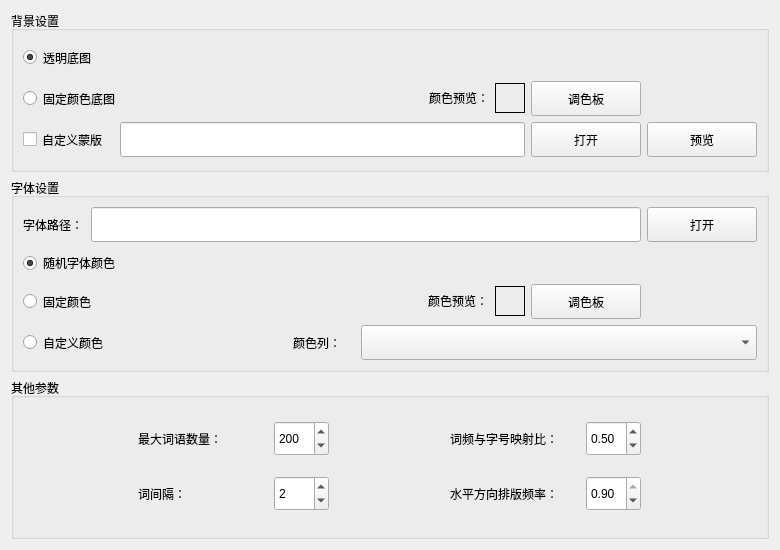
<?xml version="1.0" encoding="UTF-8"?>
<ui version="4.0">
 <class>Form</class>
 <widget class="QWidget" name="Form">
  <property name="geometry">
   <rect>
    <x>0</x>
    <y>0</y>
    <width>780</width>
    <height>550</height>
   </rect>
  </property>
  <property name="minimumSize">
   <size>
    <width>780</width>
    <height>550</height>
   </size>
  </property>
  <property name="maximumSize">
   <size>
    <width>780</width>
    <height>550</height>
   </size>
  </property>
  <property name="windowTitle">
   <string>Text Tools - 词云图高级设置</string>
  </property>
  <property name="windowIcon">
   <iconset>
    <normaloff>src/img/QIcon.png</normaloff>src/img/QIcon.png</iconset>
  </property>
  <layout class="QGridLayout" name="gridLayout_4">
   <item row="1" column="0">
    <widget class="QGroupBox" name="groupBox_2">
     <property name="title">
      <string>字体设置</string>
     </property>
     <layout class="QGridLayout" name="gridLayout_2">
      <item row="3" column="5" colspan="5">
       <widget class="QComboBox" name="comboBox_colourColumn">
        <property name="minimumSize">
         <size>
          <width>0</width>
          <height>35</height>
         </size>
        </property>
        <property name="maximumSize">
         <size>
          <width>16777215</width>
          <height>35</height>
         </size>
        </property>
       </widget>
      </item>
      <item row="0" column="0">
       <widget class="QLabel" name="label_4">
        <property name="minimumSize">
         <size>
          <width>0</width>
          <height>35</height>
         </size>
        </property>
        <property name="maximumSize">
         <size>
          <width>16777215</width>
          <height>35</height>
         </size>
        </property>
        <property name="text">
         <string>字体路径：</string>
        </property>
       </widget>
      </item>
      <item row="0" column="9">
       <widget class="QPushButton" name="pushButton_fontOpen">
        <property name="minimumSize">
         <size>
          <width>110</width>
          <height>35</height>
         </size>
        </property>
        <property name="maximumSize">
         <size>
          <width>110</width>
          <height>35</height>
         </size>
        </property>
        <property name="text">
         <string>打开</string>
        </property>
        <property name="icon">
         <iconset>
          <normaloff>src/img/Open.png</normaloff>src/img/Open.png</iconset>
        </property>
       </widget>
      </item>
      <item row="2" column="3" colspan="3">
       <spacer name="horizontalSpacer_5">
        <property name="orientation">
         <enum>Qt::Horizontal</enum>
        </property>
        <property name="sizeHint" stdset="0">
         <size>
          <width>178</width>
          <height>20</height>
         </size>
        </property>
       </spacer>
      </item>
      <item row="3" column="2" colspan="2">
       <spacer name="horizontalSpacer_3">
        <property name="orientation">
         <enum>Qt::Horizontal</enum>
        </property>
        <property name="sizeHint" stdset="0">
         <size>
          <width>73</width>
          <height>20</height>
         </size>
        </property>
       </spacer>
      </item>
      <item row="1" column="0" colspan="3">
       <widget class="QRadioButton" name="radioButton_randomFontColour">
        <property name="minimumSize">
         <size>
          <width>0</width>
          <height>30</height>
         </size>
        </property>
        <property name="maximumSize">
         <size>
          <width>16777215</width>
          <height>30</height>
         </size>
        </property>
        <property name="text">
         <string>随机字体颜色</string>
        </property>
        <property name="checked">
         <bool>true</bool>
        </property>
       </widget>
      </item>
      <item row="2" column="6">
       <widget class="QLabel" name="label_2">
        <property name="minimumSize">
         <size>
          <width>0</width>
          <height>30</height>
         </size>
        </property>
        <property name="maximumSize">
         <size>
          <width>16777215</width>
          <height>30</height>
         </size>
        </property>
        <property name="text">
         <string>颜色预览：</string>
        </property>
       </widget>
      </item>
      <item row="2" column="0" colspan="2">
       <widget class="QRadioButton" name="radioButton_setFontColour">
        <property name="minimumSize">
         <size>
          <width>0</width>
          <height>35</height>
         </size>
        </property>
        <property name="maximumSize">
         <size>
          <width>16777215</width>
          <height>35</height>
         </size>
        </property>
        <property name="text">
         <string>固定颜色</string>
        </property>
       </widget>
      </item>
      <item row="3" column="0" colspan="2">
       <widget class="QRadioButton" name="radioButton_setUserFontColour">
        <property name="minimumSize">
         <size>
          <width>130</width>
          <height>35</height>
         </size>
        </property>
        <property name="maximumSize">
         <size>
          <width>130</width>
          <height>35</height>
         </size>
        </property>
        <property name="text">
         <string>自定义颜色</string>
        </property>
       </widget>
      </item>
      <item row="0" column="1" colspan="8">
       <widget class="QLineEdit" name="lineEdit_fontPath">
        <property name="minimumSize">
         <size>
          <width>0</width>
          <height>35</height>
         </size>
        </property>
        <property name="maximumSize">
         <size>
          <width>16777215</width>
          <height>35</height>
         </size>
        </property>
       </widget>
      </item>
      <item row="2" column="8">
       <widget class="QPushButton" name="pushButton_selectFontColour">
        <property name="minimumSize">
         <size>
          <width>110</width>
          <height>35</height>
         </size>
        </property>
        <property name="maximumSize">
         <size>
          <width>110</width>
          <height>35</height>
         </size>
        </property>
        <property name="text">
         <string>调色板</string>
        </property>
        <property name="icon">
         <iconset>
          <normaloff>src/img/Brush.png</normaloff>src/img/Brush.png</iconset>
        </property>
       </widget>
      </item>
      <item row="3" column="4">
       <widget class="QLabel" name="label_3">
        <property name="minimumSize">
         <size>
          <width>0</width>
          <height>35</height>
         </size>
        </property>
        <property name="maximumSize">
         <size>
          <width>16777215</width>
          <height>35</height>
         </size>
        </property>
        <property name="text">
         <string>颜色列：</string>
        </property>
       </widget>
      </item>
      <item row="2" column="7">
       <widget class="QLabel" name="label_fontColour">
        <property name="minimumSize">
         <size>
          <width>30</width>
          <height>30</height>
         </size>
        </property>
        <property name="maximumSize">
         <size>
          <width>30</width>
          <height>30</height>
         </size>
        </property>
        <property name="frameShape">
         <enum>QFrame::Box</enum>
        </property>
        <property name="text">
         <string/>
        </property>
       </widget>
      </item>
     </layout>
    </widget>
   </item>
   <item row="0" column="0">
    <widget class="QGroupBox" name="groupBox">
     <property name="title">
      <string>背景设置</string>
     </property>
     <layout class="QGridLayout" name="gridLayout">
      <item row="1" column="5">
       <widget class="QLabel" name="label_1">
        <property name="minimumSize">
         <size>
          <width>0</width>
          <height>30</height>
         </size>
        </property>
        <property name="maximumSize">
         <size>
          <width>16777215</width>
          <height>30</height>
         </size>
        </property>
        <property name="text">
         <string>颜色预览：</string>
        </property>
       </widget>
      </item>
      <item row="2" column="8">
       <widget class="QPushButton" name="pushButton_backgroundShow">
        <property name="minimumSize">
         <size>
          <width>110</width>
          <height>35</height>
         </size>
        </property>
        <property name="maximumSize">
         <size>
          <width>110</width>
          <height>35</height>
         </size>
        </property>
        <property name="text">
         <string>预览</string>
        </property>
        <property name="icon">
         <iconset>
          <normaloff>src/img/Preview.png</normaloff>src/img/Preview.png</iconset>
        </property>
       </widget>
      </item>
      <item row="2" column="7">
       <widget class="QPushButton" name="pushButton_backgroundOpen">
        <property name="minimumSize">
         <size>
          <width>110</width>
          <height>35</height>
         </size>
        </property>
        <property name="maximumSize">
         <size>
          <width>110</width>
          <height>35</height>
         </size>
        </property>
        <property name="text">
         <string>打开</string>
        </property>
        <property name="icon">
         <iconset>
          <normaloff>src/img/Open.png</normaloff>src/img/Open.png</iconset>
        </property>
       </widget>
      </item>
      <item row="0" column="2" colspan="7">
       <spacer name="horizontalSpacer">
        <property name="orientation">
         <enum>Qt::Horizontal</enum>
        </property>
        <property name="sizeHint" stdset="0">
         <size>
          <width>609</width>
          <height>20</height>
         </size>
        </property>
       </spacer>
      </item>
      <item row="1" column="7">
       <widget class="QPushButton" name="pushButton_selectBackgroundColour">
        <property name="minimumSize">
         <size>
          <width>110</width>
          <height>35</height>
         </size>
        </property>
        <property name="maximumSize">
         <size>
          <width>110</width>
          <height>35</height>
         </size>
        </property>
        <property name="statusTip">
         <string>调色板</string>
        </property>
        <property name="whatsThis">
         <string>调色板</string>
        </property>
        <property name="accessibleName">
         <string/>
        </property>
        <property name="text">
         <string>调色板</string>
        </property>
        <property name="icon">
         <iconset>
          <normaloff>src/img/Brush.png</normaloff>src/img/Brush.png</iconset>
        </property>
       </widget>
      </item>
      <item row="1" column="1" colspan="3">
       <widget class="QRadioButton" name="radioButton_setBackgroundColour">
        <property name="minimumSize">
         <size>
          <width>0</width>
          <height>35</height>
         </size>
        </property>
        <property name="maximumSize">
         <size>
          <width>16777215</width>
          <height>35</height>
         </size>
        </property>
        <property name="text">
         <string>固定颜色底图</string>
        </property>
       </widget>
      </item>
      <item row="1" column="4">
       <spacer name="horizontalSpacer_2">
        <property name="orientation">
         <enum>Qt::Horizontal</enum>
        </property>
        <property name="sizeHint" stdset="0">
         <size>
          <width>40</width>
          <height>20</height>
         </size>
        </property>
       </spacer>
      </item>
      <item row="1" column="6">
       <widget class="QLabel" name="label_backgroundColour">
        <property name="minimumSize">
         <size>
          <width>30</width>
          <height>30</height>
         </size>
        </property>
        <property name="maximumSize">
         <size>
          <width>30</width>
          <height>30</height>
         </size>
        </property>
        <property name="frameShape">
         <enum>QFrame::Box</enum>
        </property>
        <property name="text">
         <string/>
        </property>
       </widget>
      </item>
      <item row="0" column="1">
       <widget class="QRadioButton" name="radioButton_noBackground">
        <property name="minimumSize">
         <size>
          <width>0</width>
          <height>35</height>
         </size>
        </property>
        <property name="maximumSize">
         <size>
          <width>16777215</width>
          <height>35</height>
         </size>
        </property>
        <property name="text">
         <string>透明底图</string>
        </property>
        <property name="checked">
         <bool>true</bool>
        </property>
       </widget>
      </item>
      <item row="2" column="3" colspan="4">
       <widget class="QLineEdit" name="lineEdit_backgroundPath">
        <property name="minimumSize">
         <size>
          <width>0</width>
          <height>35</height>
         </size>
        </property>
        <property name="maximumSize">
         <size>
          <width>16777215</width>
          <height>35</height>
         </size>
        </property>
       </widget>
      </item>
      <item row="2" column="1">
       <widget class="QCheckBox" name="checkBox_userBackground">
        <property name="minimumSize">
         <size>
          <width>0</width>
          <height>35</height>
         </size>
        </property>
        <property name="maximumSize">
         <size>
          <width>16777215</width>
          <height>35</height>
         </size>
        </property>
        <property name="text">
         <string>自定义蒙版</string>
        </property>
       </widget>
      </item>
     </layout>
    </widget>
   </item>
   <item row="2" column="0">
    <widget class="QGroupBox" name="groupBox_3">
     <property name="title">
      <string>其他参数</string>
     </property>
     <layout class="QGridLayout" name="gridLayout_3" columnstretch="1,1,1">
      <item row="0" column="2">
       <layout class="QHBoxLayout" name="horizontalLayout_6"/>
      </item>
      <item row="1" column="1">
       <layout class="QHBoxLayout" name="horizontalLayout_4">
        <item>
         <widget class="QLabel" name="label_8">
          <property name="minimumSize">
           <size>
            <width>130</width>
            <height>35</height>
           </size>
          </property>
          <property name="maximumSize">
           <size>
            <width>130</width>
            <height>35</height>
           </size>
          </property>
          <property name="text">
           <string>水平方向排版频率：</string>
          </property>
         </widget>
        </item>
        <item>
         <widget class="QDoubleSpinBox" name="doubleSpinBox_prefer_horizontal_wordCloud">
          <property name="minimumSize">
           <size>
            <width>55</width>
            <height>35</height>
           </size>
          </property>
          <property name="maximumSize">
           <size>
            <width>55</width>
            <height>35</height>
           </size>
          </property>
          <property name="minimum">
           <double>0.100000000000000</double>
          </property>
          <property name="maximum">
           <double>0.900000000000000</double>
          </property>
          <property name="singleStep">
           <double>0.100000000000000</double>
          </property>
          <property name="value">
           <double>0.900000000000000</double>
          </property>
         </widget>
        </item>
       </layout>
      </item>
      <item row="0" column="0">
       <layout class="QHBoxLayout" name="horizontalLayout_2">
        <item>
         <widget class="QLabel" name="label_5">
          <property name="minimumSize">
           <size>
            <width>130</width>
            <height>35</height>
           </size>
          </property>
          <property name="maximumSize">
           <size>
            <width>130</width>
            <height>35</height>
           </size>
          </property>
          <property name="text">
           <string>最大词语数量：</string>
          </property>
         </widget>
        </item>
        <item>
         <widget class="QSpinBox" name="spinBox_max_word_count_wordCloud">
          <property name="minimumSize">
           <size>
            <width>55</width>
            <height>35</height>
           </size>
          </property>
          <property name="maximumSize">
           <size>
            <width>55</width>
            <height>35</height>
           </size>
          </property>
          <property name="minimum">
           <number>100</number>
          </property>
          <property name="maximum">
           <number>1000</number>
          </property>
          <property name="singleStep">
           <number>10</number>
          </property>
          <property name="value">
           <number>200</number>
          </property>
         </widget>
        </item>
       </layout>
      </item>
      <item row="1" column="0">
       <layout class="QHBoxLayout" name="horizontalLayout_5" stretch="3,3">
        <item>
         <widget class="QLabel" name="label_6">
          <property name="minimumSize">
           <size>
            <width>130</width>
            <height>35</height>
           </size>
          </property>
          <property name="maximumSize">
           <size>
            <width>130</width>
            <height>35</height>
           </size>
          </property>
          <property name="text">
           <string>词间隔：</string>
          </property>
         </widget>
        </item>
        <item>
         <widget class="QSpinBox" name="spinBox_max_word_margin_wordCloud">
          <property name="minimumSize">
           <size>
            <width>55</width>
            <height>35</height>
           </size>
          </property>
          <property name="maximumSize">
           <size>
            <width>55</width>
            <height>35</height>
           </size>
          </property>
          <property name="value">
           <number>2</number>
          </property>
         </widget>
        </item>
       </layout>
      </item>
      <item row="0" column="1">
       <layout class="QHBoxLayout" name="horizontalLayout_3">
        <item>
         <widget class="QLabel" name="label_7">
          <property name="minimumSize">
           <size>
            <width>130</width>
            <height>35</height>
           </size>
          </property>
          <property name="maximumSize">
           <size>
            <width>130</width>
            <height>35</height>
           </size>
          </property>
          <property name="text">
           <string>词频与字号映射比：</string>
          </property>
         </widget>
        </item>
        <item>
         <widget class="QDoubleSpinBox" name="doubleSpinBox_relative_scaling_wordCloud">
          <property name="minimumSize">
           <size>
            <width>55</width>
            <height>35</height>
           </size>
          </property>
          <property name="maximumSize">
           <size>
            <width>55</width>
            <height>35</height>
           </size>
          </property>
          <property name="minimum">
           <double>0.100000000000000</double>
          </property>
          <property name="maximum">
           <double>1.000000000000000</double>
          </property>
          <property name="singleStep">
           <double>0.100000000000000</double>
          </property>
          <property name="value">
           <double>0.500000000000000</double>
          </property>
         </widget>
        </item>
       </layout>
      </item>
     </layout>
    </widget>
   </item>
  </layout>
 </widget>
 <resources/>
 <connections/>
</ui>
